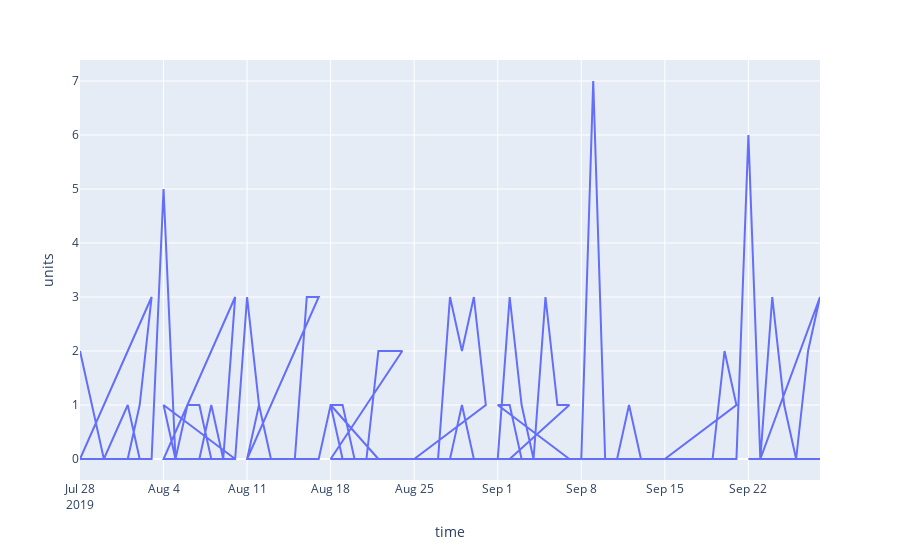

The notebook cell saved with this chart:
### Code cell
fig = px.line(data, x='time', y='units')
fig.show()

### Figure 1 — Plotly figure (JSON) as saved in the notebook; plotly's stock layout.template omitted (floating-point values rounded to 4 significant figures; data arrays with more than 128 entries replaced by an {"elided": "..."} marker saying what was removed)
{"data": [{"hovertemplate": "time=%{x}<br>units=%{y}<extra></extra>", "legendgroup": "", "line": {"color": "#636efa", "dash": "solid"}, "mode": "lines", "name": "", "orientation": "v", "showlegend": false, "type": "scatter", "x": {"elided": "231 str values"}, "xaxis": "x", "y": {"elided": "231 int values"}, "yaxis": "y"}], "layout": {"legend": {"tracegroupgap": 0}, "margin": {"t": 60}, "xaxis": {"anchor": "y", "domain": [0, 1], "title": {"text": "time"}}, "yaxis": {"anchor": "x", "domain": [0, 1], "title": {"text": "units"}}}}
